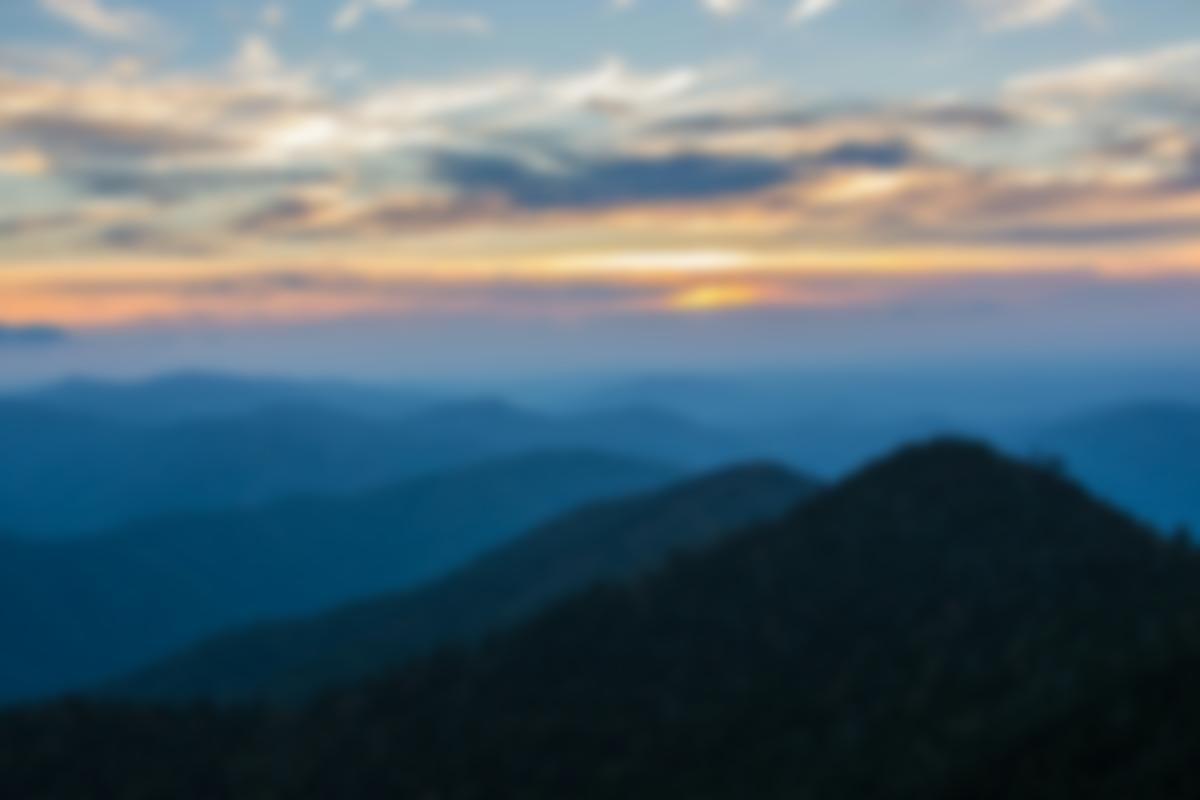
#> input picture ConcurrentPythonProgramming/Multiprocessing/Processed Images/photo-1516117172878-fd2c41f4a759.jpg, 1200 x 800 px, found by its file name; its folder holds 4 pictures in this run
$ python imgProcessing.py
#> lines starting #> are read from the running program, lines starting #| are printed output that depends on the picture
import time
from PIL import Image,ImageFilter
import concurrent.futures
img_names = [
    'photo-1516117172878-fd2c41f4a759',
    'photo-1532009324734-20a7a5813719',
    'photo-1524429656589-6633a470097c',
    'photo-1530224264768-7ff8c1789d79',
    'photo-1564135624576-c5c88640f235',
    'photo-1541698444083-023c97d3f4b6',
    'photo-1522364723953-452d3431c267',
    'photo-1493976040374-85c8e12f0c0e',
    'photo-1530122037265-a5f1f91d3b99',
    'photo-1516972810927-80185027ca84',
    'photo-1550439062-609e1531270e',
    'photo-1549692520-acc6669e2f0c'
]
size = (1200,1200)
def imgprocess(img_name):
#> called with img_name = 'photo-1516117172878-fd2c41f4a759'
    img = Image.open(r'Threading\images'+f'\\{img_name}'+'.jpg')
#> img is the input picture: PIL image 1200x800 RGB; mean R, G, B 86.7, 105.4, 115

    img = img.filter(ImageFilter.GaussianBlur(15))

    img.thumbnail(size)
    img.save(f'Multiprocessing\\Processed Images\\{img_name}.jpg')
    print(f'{img_name} was processed...')

if __name__=='__main__':
    start = time.perf_counter()

    with concurrent.futures.ProcessPoolExecutor() as executor:
        executor.map(imgprocess,img_names)
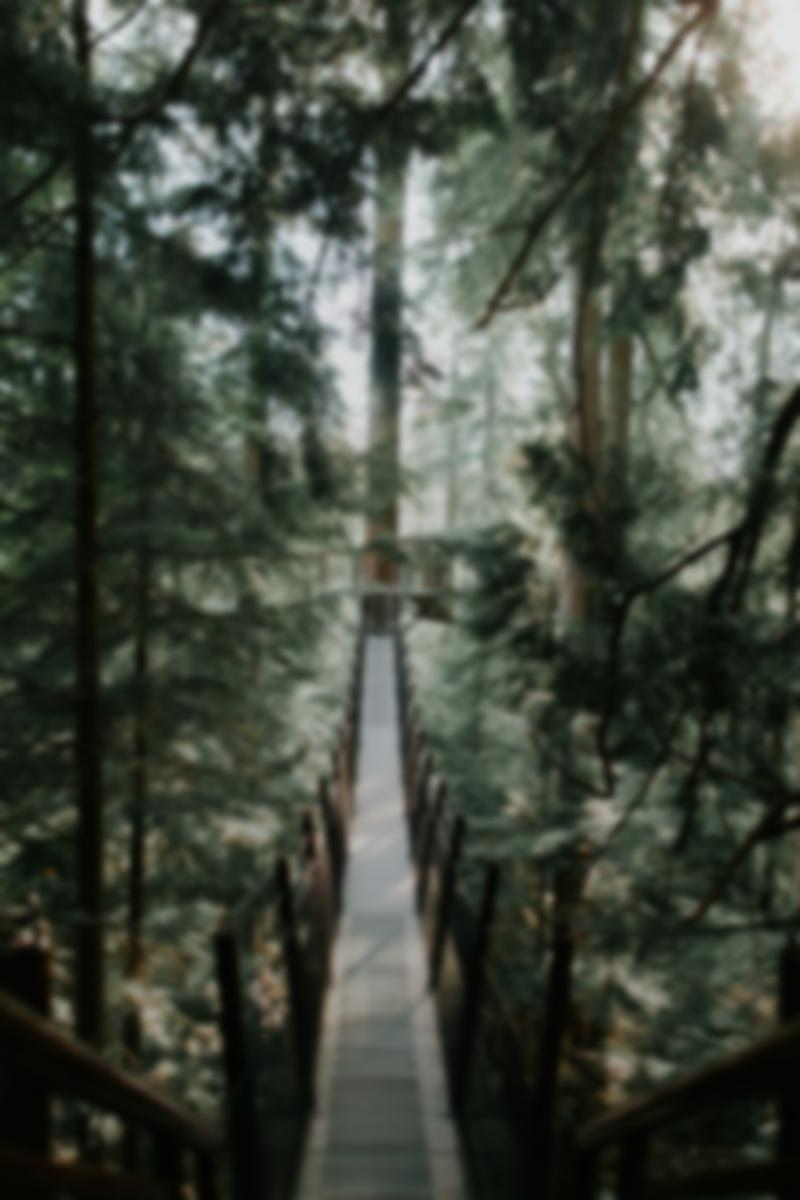
#> input picture ConcurrentPythonProgramming/Multiprocessing/Processed Images/photo-1522364723953-452d3431c267.jpg, 800 x 1200 px, found by its file name
#> in imgprocess, img is the input picture: PIL image 800x1200 RGB; mean R, G, B 67.4, 73.3, 62.8
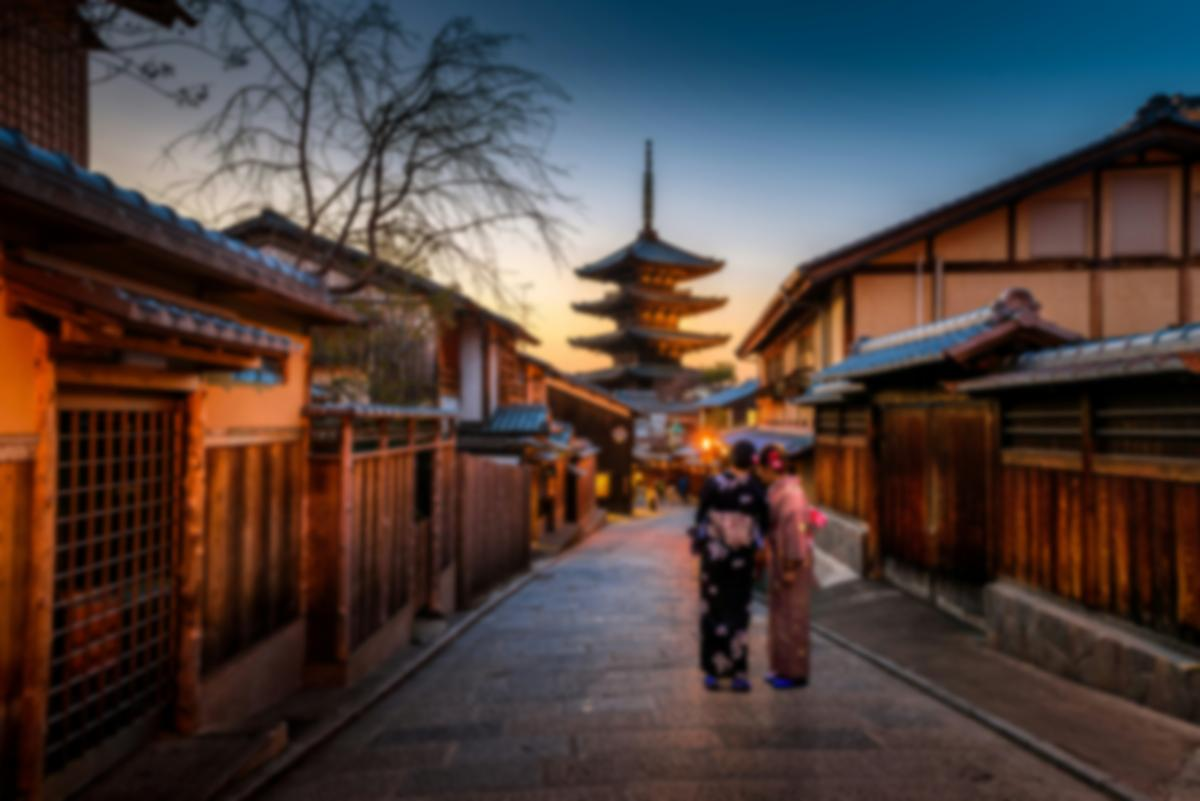
#> input picture ConcurrentPythonProgramming/Multiprocessing/Processed Images/photo-1493976040374-85c8e12f0c0e.jpg, 1200 x 801 px, found by its file name
#> in imgprocess, img is the input picture: PIL image 1200x801 RGB; mean R, G, B 77.6, 64.8, 61.9
#> in imgprocess (call 8), `img = img.filter(ImageFilter.GaussianBlur(15))`:
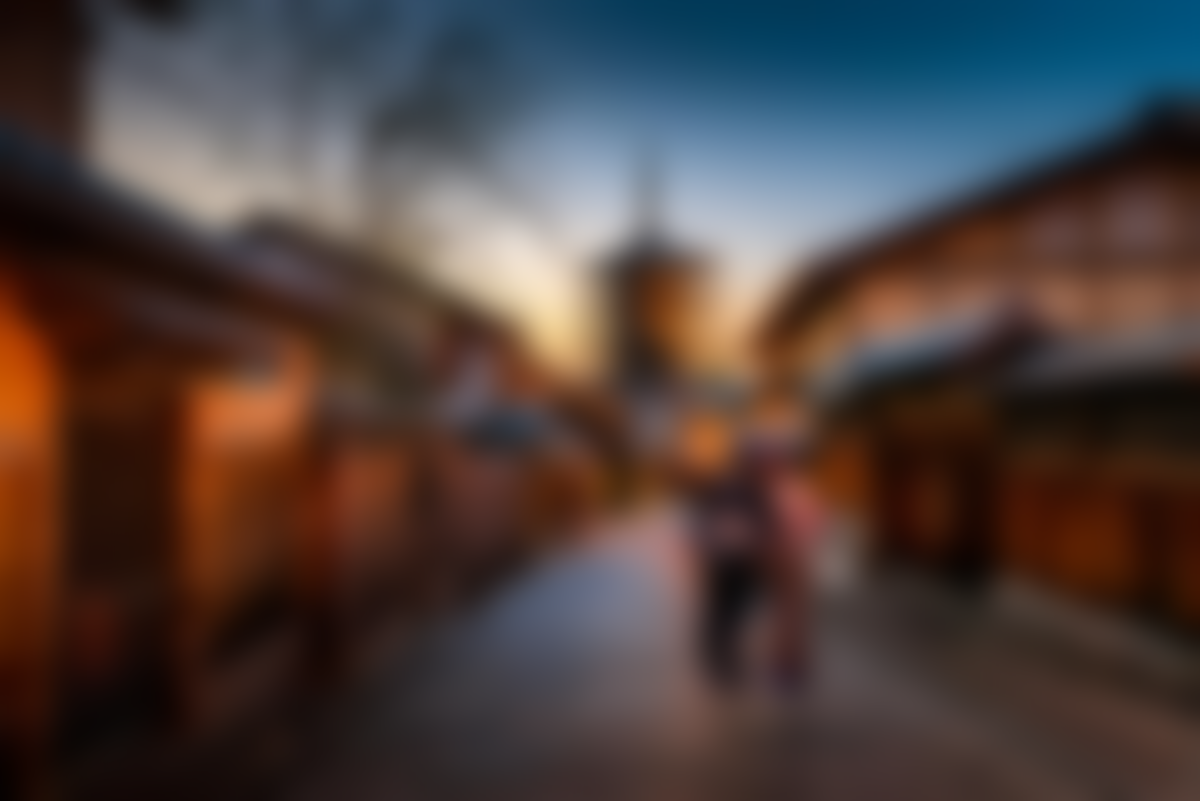
#> img: PIL image 1200x801 RGB; mean R, G, B 77.6, 64.8, 61.9
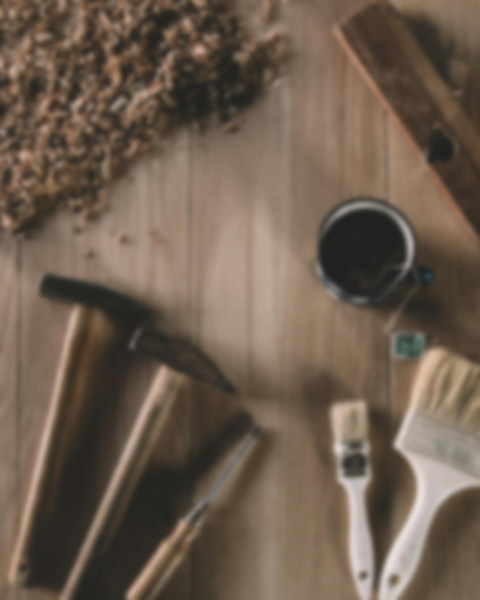
#> input picture ConcurrentPythonProgramming/Multiprocessing/Processed Images/photo-1516972810927-80185027ca84.jpg, 960 x 1200 px, found by its file name (shown at 1/2 size)
#> in imgprocess, img is the input picture: PIL image 960x1200 RGB; mean R, G, B 109.9, 93.5, 78.4
#> in imgprocess (call 10), `img = img.filter(ImageFilter.GaussianBlur(15))`:
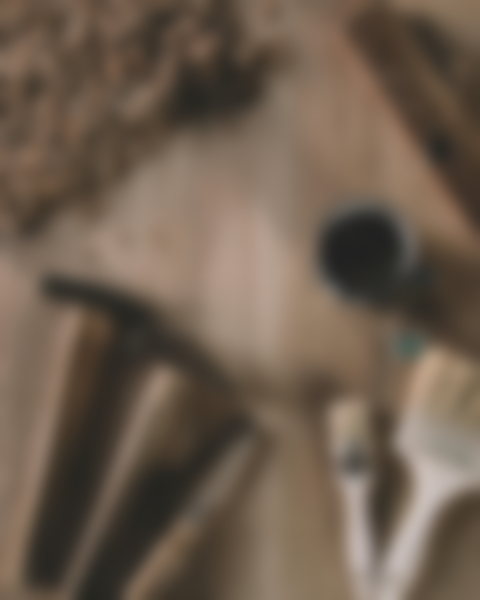
#> img: PIL image 960x1200 RGB (shown at 1/2 size); mean R, G, B 109.9, 93.5, 78.4

    # [8 lines of commented-out code are left out]

    finish = time.perf_counter()
    print(f"All images processed. Time taken: {finish-start:.2f}")
